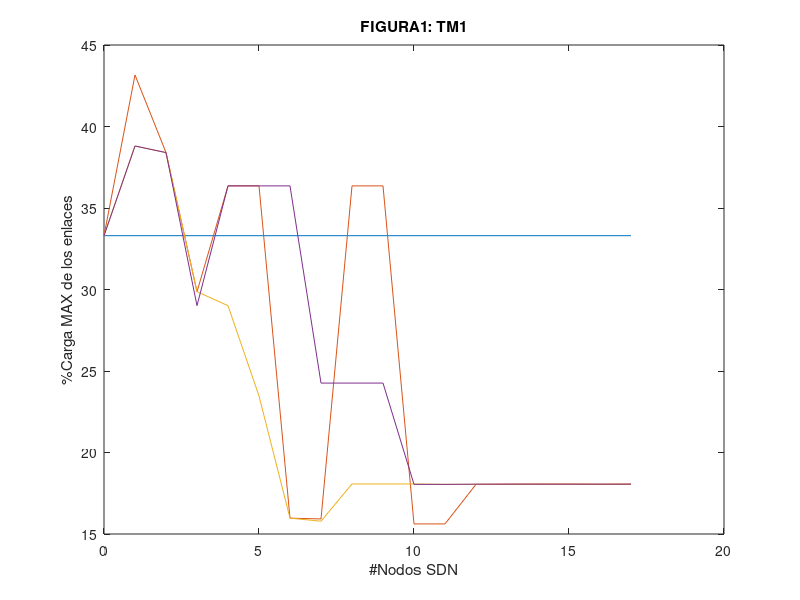
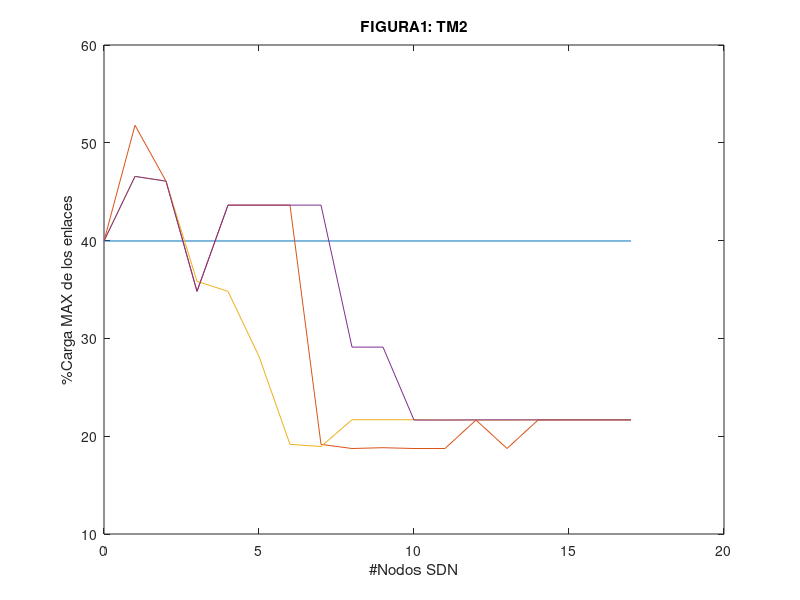
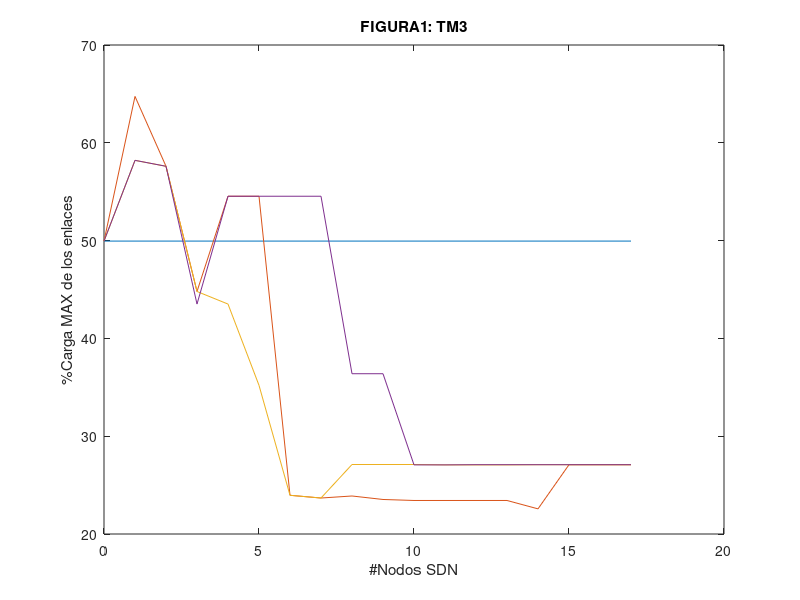
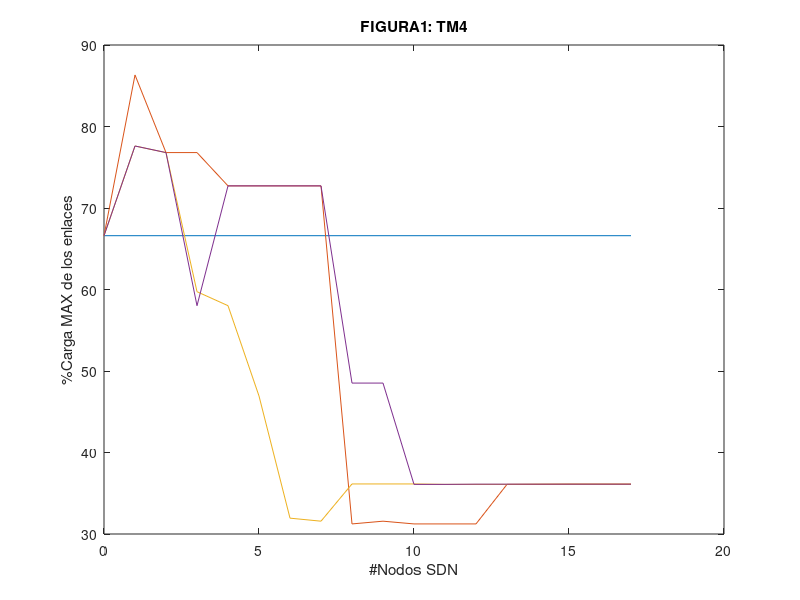

Reproduce these figures in MATLAB, in order.
load SimulationResults.csv

%FIGURE 1 : TM1
x = SimulationResults(1:18, 3);
y = zeros(18, 1);
for fil = 1:18
    y(fil,1) = SimulationResults(1, 4);
end
y1 = SimulationResults(1:18, 4);
y2 = SimulationResults(19:36, 4);
y3 = SimulationResults(37:54, 4);

figure
plot(x, y, x, y1, x, y2, x, y3)
title('FIGURA1: TM1')
xlabel('#Nodos SDN')
ylabel('%Carga MAX de los enlaces')



%FIGURE 1 : TM2
x = SimulationResults(55:72, 3);
y = zeros(18, 1);
for fil = 1:18
    y(fil,1) = SimulationResults(55, 4);
end
y1 = SimulationResults(55:72, 4);
y2 = SimulationResults(73:90, 4);
y3 = SimulationResults(91:108, 4);

figure
plot(x, y, x, y1, x, y2, x, y3)
title('FIGURA1: TM2')
xlabel('#Nodos SDN')
ylabel('%Carga MAX de los enlaces')



%FIGURE 1 : TM3
x = SimulationResults(109:126, 3);
y = zeros(18, 1);
for fil = 1:18
    y(fil,1) = SimulationResults(109, 4);
end
y1 = SimulationResults(109:126, 4);
y2 = SimulationResults(127:144, 4);
y3 = SimulationResults(145:162, 4);

figure
plot(x, y, x, y1, x, y2, x, y3)
title('FIGURA1: TM3')
xlabel('#Nodos SDN')
ylabel('%Carga MAX de los enlaces')



%FIGURE 1 : TM4
x = SimulationResults(163:180, 3);
y = zeros(18, 1);
for fil = 1:18
    y(fil,1) = SimulationResults(163, 4);
end
y1 = SimulationResults(163:180, 4);
y2 = SimulationResults(181:198, 4);
y3 = SimulationResults(199:216, 4);

figure
plot(x, y, x, y1, x, y2, x, y3)
title('FIGURA1: TM4')
xlabel('#Nodos SDN')
ylabel('%Carga MAX de los enlaces')



%FIGURE 1 : TM5
x = SimulationResults(217:234, 3);
y = zeros(18, 1);
for fil = 1:18
    y(fil,1) = SimulationResults(217, 4);
end
y1 = SimulationResults(217:234, 4);
y2 = SimulationResults(235:252, 4);
y3 = SimulationResults(253:270, 4);

figure
plot(x, y, x, y1, x, y2, x, y3)
title('FIGURA1: TM5')
xlabel('#Nodos SDN')
ylabel('%Carga MAX de los enlaces')

